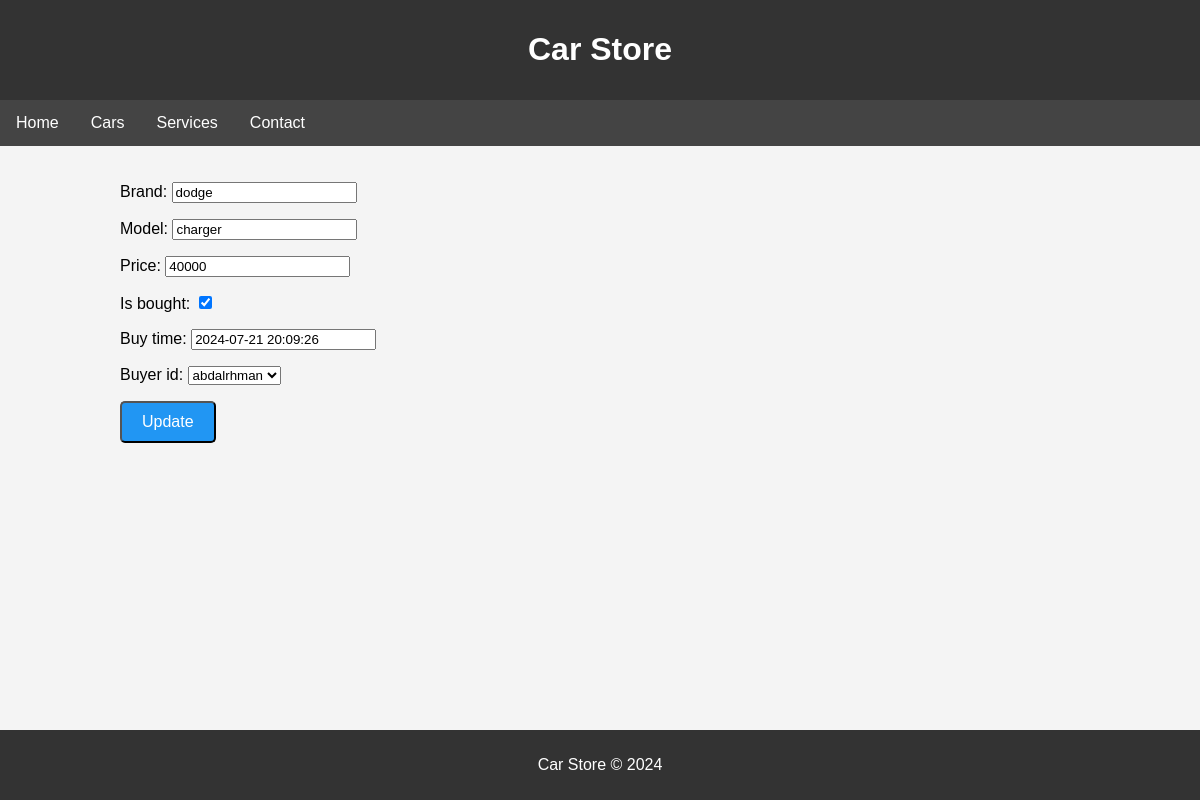
Page /cars/update/1/ on the committed database.
### cars_app/models.py (models this page shows, shortened)
class Car(models.Model):
    brand = models.CharField(max_length=100, blank=False, null=False)
    model = models.CharField(max_length=100, blank=False, null=False)
    price = models.IntegerField()
    is_bought = models.BooleanField(default=True, blank=False, null=False)
    buy_time = models.DateTimeField(default=timezone.now)
    buyer_id = models.ForeignKey(get_user_model(), on_delete=models.CASCADE)

### cars_app/views.py (the view)
# urls.py: path('cars/update/<int:pk>/', CarUpdateView.as_view(), name="car_update"),
class CarUpdateView(UpdateView):
    model = Car
    template_name = "car_update.html"
    fields = "__all__"

### templates/car_update.html (shortened to what this page needs)
{% extends 'base.html' %}
{% block content %}
    <form method="post">
        {{ form.as_p }}
        <button class="btn btn-update" type="submit">Update</button>
    </form>
{% endblock %}

### templates/base.html (style rules this page uses)
body { font-family: Arial, sans-serif; margin: 0; padding: 0; background-color: #f4f4f4; }
.btn { display: inline-block; padding: 10px 20px; font-size: 16px; border-radius: 5px; text-align: center; text-decoration: none; cursor: pointer; transition: background-color 0.3s, transform 0.3s; }
.btn-update { background-color: #2196F3; color: white; }

### rows in the picture
Car: brand "dodge", model "charger", price "40000", is_bought "☑", buy_time "2024-07-21 20:09:26", buyer_id "abdalrhman"
